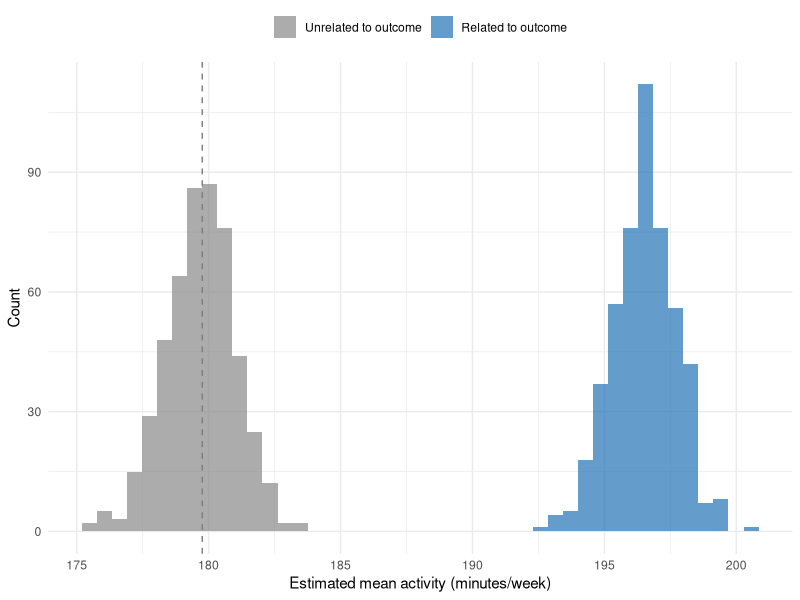
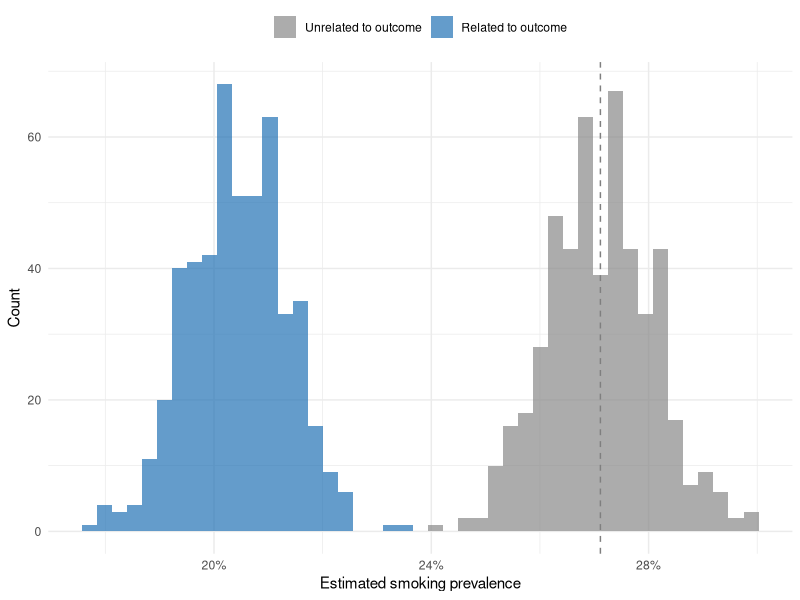
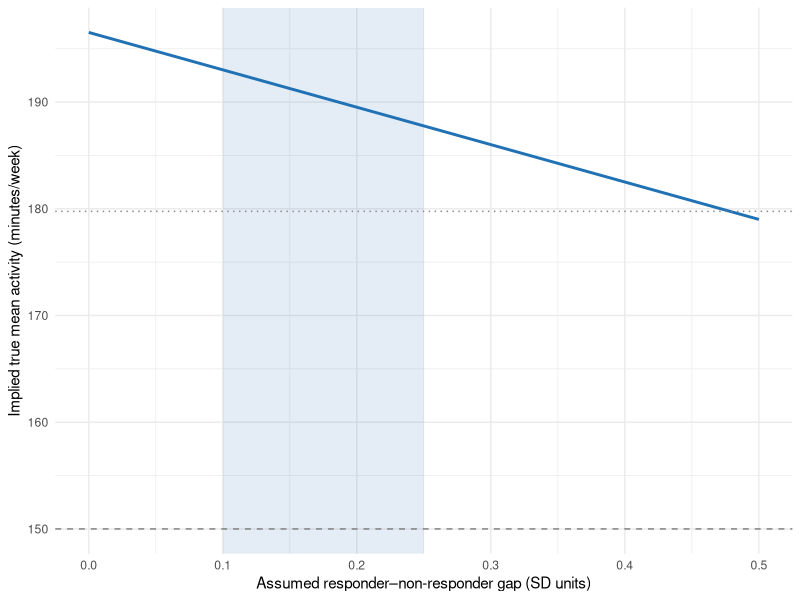
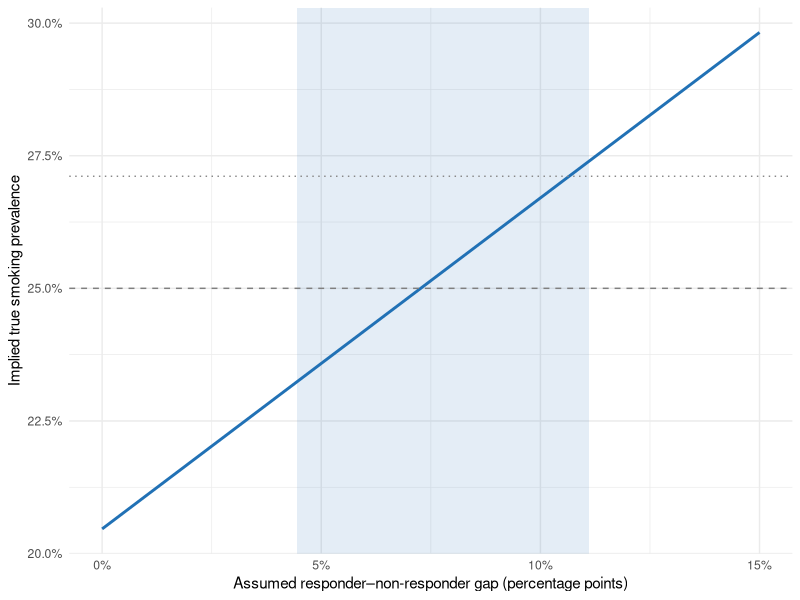

Write R code to recreate these figures, in order.
## ---- chunk 1
#| label: setup
#| message: false
#| code-fold: true
library(tidyverse)

theme_set(theme_minimal())

color_primary <- "#2171b5"
color_secondary <- "#888888"
color_reference <- "gray50"

set.seed(42)
## ---- chunk 2
#| label: population

N <- 100000

population <- tibble(
  id = 1:N,
  age = round(pmin(pmax(rnorm(N, mean = 45, sd = 15), 18), 90))
) |>
  mutate(
    health = -0.025 * (age - 45) + rnorm(N),
    activity = 180 + 30 * health - 0.3 * (age - 45) + rnorm(N, sd = 45),
    smoker = rbinom(N, 1, plogis(-1.1 - 0.7 * health))
  )

true_activity <- mean(population$activity)
true_smoke <- mean(population$smoker)
## ---- chunk 3
#| label: response-mechanisms

population <- population |>
  mutate(
    p_related = plogis(-0.6 + 0.9 * health), # healthier respond more
    p_unrelated = mean(p_related) # same rate, unrelated to health
  )

response_rate <- mean(population$p_related)
## ---- chunk 4
#| label: simulate-nonresponse

n_invited <- 5000
sims <- 500

responders_from <- function(prob_col) {
  invited <- population |> slice_sample(n = n_invited)
  invited[runif(n_invited) < invited[[prob_col]], ]
}

estimate_over_sims <- function(prob_col) {
  map_dfr(seq_len(sims), function(i) {
    r <- responders_from(prob_col)
    tibble(activity = mean(r$activity), smoke = mean(r$smoker))
  })
}

est_related <- estimate_over_sims("p_related")
est_unrelated <- estimate_over_sims("p_unrelated")
## ---- chunk 5
#| label: fig-mean
#| echo: false
#| fig-cap: "Mean weekly activity under two response mechanisms with the same response rate. Dashed line = true population mean."

bind_rows(
  est_unrelated |> mutate(mechanism = "Unrelated to outcome"),
  est_related |> mutate(mechanism = "Related to outcome")
) |>
  mutate(mechanism = fct_relevel(mechanism, "Unrelated to outcome")) |>
  ggplot(aes(activity, fill = mechanism)) +
  geom_histogram(bins = 45, alpha = 0.7, position = "identity") +
  geom_vline(
    xintercept = true_activity,
    linetype = "dashed",
    color = color_reference
  ) +
  scale_fill_manual(
    values = c(
      "Unrelated to outcome" = color_secondary,
      "Related to outcome" = color_primary
    )
  ) +
  labs(x = "Estimated mean activity (minutes/week)", y = "Count", fill = NULL) +
  theme(legend.position = "top")
## ---- chunk 6
#| label: fig-pct
#| echo: false
#| fig-cap: "Estimated smoking prevalence under the same two mechanisms. Dashed line = true prevalence."

bind_rows(
  est_unrelated |> mutate(mechanism = "Unrelated to outcome"),
  est_related |> mutate(mechanism = "Related to outcome")
) |>
  mutate(mechanism = fct_relevel(mechanism, "Unrelated to outcome")) |>
  ggplot(aes(smoke, fill = mechanism)) +
  geom_histogram(bins = 45, alpha = 0.7, position = "identity") +
  geom_vline(
    xintercept = true_smoke,
    linetype = "dashed",
    color = color_reference
  ) +
  scale_fill_manual(
    values = c(
      "Unrelated to outcome" = color_secondary,
      "Related to outcome" = color_primary
    )
  ) +
  scale_x_continuous(labels = scales::percent) +
  labs(x = "Estimated smoking prevalence", y = "Count", fill = NULL) +
  theme(legend.position = "top")
## ---- chunk 7
#| label: frame-check

resp <- population[runif(N) < population$p_related, ]

frame_check <- tibble(
  quantity = c("Mean age", "Mean activity"),
  population = c(mean(population$age), mean(population$activity)),
  respondents = c(mean(resp$age), mean(resp$activity))
) |>
  mutate(difference = respondents - population)

frame_check
## ---- chunk 8
#| label: poststratify

pop_bands <- population |>
  mutate(
    band = cut(age, c(18, 30, 40, 50, 60, 70, 90), include.lowest = TRUE)
  ) |>
  count(band, name = "pop_n") |>
  mutate(pop_prop = pop_n / sum(pop_n))

ps_estimate <- resp |>
  mutate(
    band = cut(age, c(18, 30, 40, 50, 60, 70, 90), include.lowest = TRUE)
  ) |>
  group_by(band) |>
  summarise(mean_activity = mean(activity), .groups = "drop") |>
  left_join(pop_bands, by = "band") |>
  summarise(est = weighted.mean(mean_activity, pop_prop)) |>
  pull(est)

tibble(
  estimate = c("Truth", "Respondents (naive)", "Post-stratified on age"),
  activity = c(true_activity, mean(resp$activity), ps_estimate)
)
## ---- chunk 9
#| label: sensitivity-mean

obs_activity <- mean(resp$activity)
sigma_activity <- sd(population$activity)
r_rate <- response_rate
threshold <- 150 # physical-activity guideline (minutes/week)

sens_mean <- tibble(gap_sd = seq(0, 0.5, by = 0.005)) |>
  mutate(
    gap = gap_sd * sigma_activity,
    implied_true = obs_activity - (1 - r_rate) * gap
  )
## ---- chunk 10
#| label: fig-sensitivity-mean
#| echo: false
#| fig-cap: "Implied true mean activity as a function of the assumed responder–non-responder gap. Shaded band = empirically typical gap range (0.1–0.25 SD); dashed line = 150-minute guideline."

ggplot(sens_mean, aes(gap_sd, implied_true)) +
  annotate(
    "rect",
    xmin = 0.1,
    xmax = 0.25,
    ymin = -Inf,
    ymax = Inf,
    alpha = 0.12,
    fill = color_primary
  ) +
  geom_line(color = color_primary, linewidth = 1) +
  geom_hline(
    yintercept = threshold,
    linetype = "dashed",
    color = color_reference
  ) +
  geom_hline(
    yintercept = true_activity,
    linetype = "dotted",
    color = color_secondary
  ) +
  labs(
    x = "Assumed responder–non-responder gap (SD units)",
    y = "Implied true mean activity (minutes/week)"
  )
## ---- chunk 11
#| label: tipping-mean

gap_tip_sd <- (obs_activity - threshold) / ((1 - r_rate) * sigma_activity)
gap_tip_sd
## ---- chunk 12
#| label: sensitivity-pct

obs_smoke <- mean(resp$smoker)
sd_smoke <- sd(population$smoker)
smoke_threshold <- 0.25

sens_pct <- tibble(gap_pp = seq(0, 0.15, by = 0.005)) |>
  mutate(implied_true = obs_smoke + (1 - r_rate) * gap_pp)
## ---- chunk 13
#| label: fig-sensitivity-pct
#| echo: false
#| fig-cap: "Implied true smoking prevalence as a function of the assumed gap (responders smoke less than non-responders, in percentage points). Shaded band = typical gap range (0.1–0.25 SD); dashed line = 25% target; dotted line = true prevalence."

ggplot(sens_pct, aes(gap_pp, implied_true)) +
  annotate(
    "rect",
    xmin = 0.1 * sd_smoke,
    xmax = 0.25 * sd_smoke,
    ymin = -Inf,
    ymax = Inf,
    alpha = 0.12,
    fill = color_primary
  ) +
  geom_line(color = color_primary, linewidth = 1) +
  geom_hline(
    yintercept = smoke_threshold,
    linetype = "dashed",
    color = color_reference
  ) +
  geom_hline(
    yintercept = true_smoke,
    linetype = "dotted",
    color = color_secondary
  ) +
  scale_x_continuous(labels = scales::percent) +
  scale_y_continuous(labels = scales::percent) +
  labs(
    x = "Assumed responder–non-responder gap (percentage points)",
    y = "Implied true smoking prevalence"
  )
## ---- chunk 14
#| label: tipping-pct

gap_tip_pp <- (smoke_threshold - obs_smoke) / (1 - r_rate)
c(pp = gap_tip_pp, sd = gap_tip_pp / sd_smoke)
